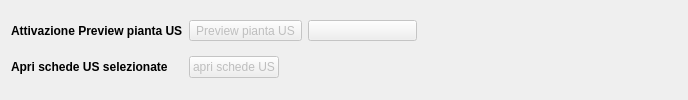
       <widget class="QWidget" name="tab_4">
        <attribute name="title">
         <string>Tools</string>
        </attribute>
        <layout class="QGridLayout" name="gridLayout_12">
         <item row="1" column="0">
          <widget class="QLabel" name="label_40">
           <property name="font">
            <font>
             <weight>75</weight>
             <bold>true</bold>
            </font>
           </property>
           <property name="text">
            <string>Apri schede US selezionate</string>
           </property>
          </widget>
         </item>
         <item row="0" column="1" colspan="2">
          <widget class="QToolButton" name="toolButtonPreview">
           <property name="enabled">
            <bool>false</bool>
           </property>
           <property name="toolTip">
            <string/>
           </property>
           <property name="text">
            <string>Preview pianta US</string>
           </property>
           <property name="icon">
            <iconset resource="../../resources/resources.qrc">
             <normaloff>:/icons/GIS.png</normaloff>:/icons/GIS.png</iconset>
           </property>
           <property name="shortcut">
            <string>Ctrl+G</string>
           </property>
           <property name="checkable">
            <bool>true</bool>
           </property>
           <property name="checked">
            <bool>false</bool>
           </property>
           <property name="toolButtonStyle">
            <enum>Qt::ToolButtonTextOnly</enum>
           </property>
           <property name="arrowType">
            <enum>Qt::NoArrow</enum>
           </property>
          </widget>
         </item>
         <item row="0" column="0">
          <widget class="QLabel" name="label_39">
           <property name="font">
            <font>
             <weight>75</weight>
             <bold>true</bold>
            </font>
           </property>
           <property name="text">
            <string>Attivazione Preview pianta US</string>
           </property>
          </widget>
         </item>
         <item row="1" column="1">
          <widget class="QPushButton" name="pushButton_showSelectedFeatures">
           <property name="enabled">
            <bool>false</bool>
           </property>
           <property name="font">
            <font>
             <pointsize>9</pointsize>
            </font>
           </property>
           <property name="toolTip">
            <string>Show Selcted Features</string>
           </property>
           <property name="text">
            <string>apri schede US</string>
           </property>
           <property name="icon">
            <iconset resource="../../resources/resources.qrc">
             <normaloff>:/icons/sheet.png</normaloff>:/icons/sheet.png</iconset>
           </property>
          </widget>
         </item>
         <item row="0" column="3">
          <widget class="QToolButton" name="toolButtonPan">
           <property name="enabled">
            <bool>false</bool>
           </property>
           <property name="minimumSize">
            <size>
             <width>109</width>
             <height>0</height>
            </size>
           </property>
           <property name="toolTip">
            <string>Pan tool</string>
           </property>
           <property name="text">
            <string/>
           </property>
           <property name="icon">
            <iconset resource="../../resources/resources.qrc">
             <normaloff>:/icons/mActionPan.png</normaloff>:/icons/mActionPan.png</iconset>
           </property>
           <property name="shortcut">
            <string>Ctrl+G</string>
           </property>
           <property name="checkable">
            <bool>true</bool>
           </property>
           <property name="checked">
            <bool>false</bool>
           </property>
           <property name="toolButtonStyle">
            <enum>Qt::ToolButtonTextOnly</enum>
           </property>
           <property name="arrowType">
            <enum>Qt::NoArrow</enum>
           </property>
          </widget>
         </item>
         <item row="0" column="4">
          <spacer name="horizontalSpacer_14">
           <property name="orientation">
            <enum>Qt::Horizontal</enum>
           </property>
           <property name="sizeHint" stdset="0">
            <size>
             <width>260</width>
             <height>20</height>
            </size>
           </property>
          </spacer>
         </item>
         <item row="1" column="2" colspan="2">
          <spacer name="horizontalSpacer_15">
           <property name="orientation">
            <enum>Qt::Horizontal</enum>
           </property>
           <property name="sizeHint" stdset="0">
            <size>
             <width>112</width>
             <height>20</height>
            </size>
           </property>
          </spacer>
         </item>
        </layout>
       </widget>
